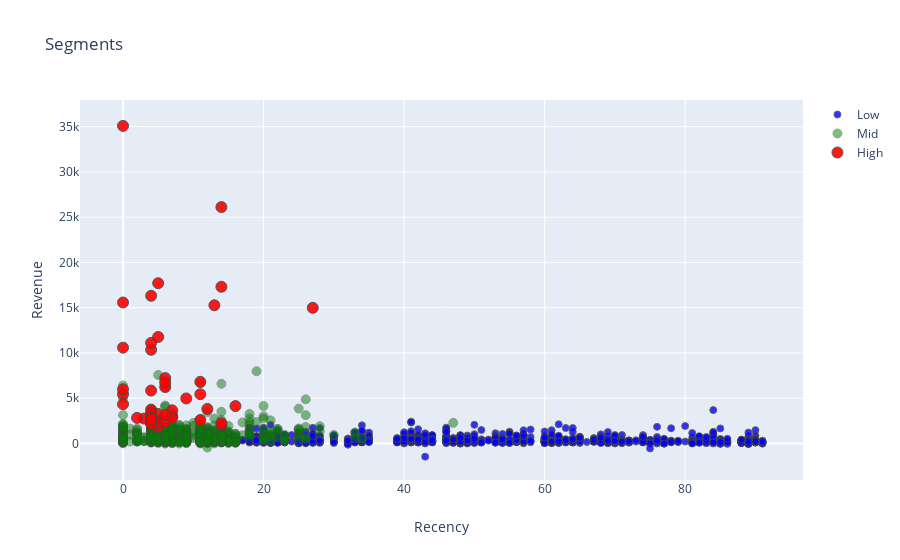

Write notebook code for a chart like this one.
### Code cell
tx_graph = tx_user.query("Revenue < 50000 and Frequency < 2000")

plot_data = [
    go.Scatter(
        x=tx_graph.query("Segment == 'Low-Value'")['Recency'],
        y=tx_graph.query("Segment == 'Low-Value'")['Revenue'],
        mode='markers',
        name='Low',
        marker= dict(size= 7,
            line= dict(width=1),
            color= 'blue',
            opacity= 0.8
           )
    ),
        go.Scatter(
        x=tx_graph.query("Segment == 'Mid-Value'")['Recency'],
        y=tx_graph.query("Segment == 'Mid-Value'")['Revenue'],
        mode='markers',
        name='Mid',
        marker= dict(size= 9,
            line= dict(width=1),
            color= 'green',
            opacity= 0.5
           )
    ),
        go.Scatter(
        x=tx_graph.query("Segment == 'High-Value'")['Recency'],
        y=tx_graph.query("Segment == 'High-Value'")['Revenue'],
        mode='markers',
        name='High',
        marker= dict(size= 11,
            line= dict(width=1),
            color= 'red',
            opacity= 0.9
           )
    ),
]

plot_layout = go.Layout(
        yaxis= {'title': "Revenue"},
        xaxis= {'title': "Recency"},
        title='Segments'
    )
fig = go.Figure(data=plot_data, layout=plot_layout)
iplot(fig)

### Figure 1 — Plotly figure (JSON) as saved in the notebook; plotly's stock layout.template omitted (floating-point values rounded to 4 significant figures; data arrays with more than 128 entries replaced by an {"elided": "..."} marker saying what was removed)
{"data": [{"marker": {"color": "blue", "line": {"width": 1}, "opacity": 0.8, "size": 7}, "mode": "markers", "name": "Low", "type": "scatter", "x": {"elided": "1174 int values"}, "y": {"elided": "1174 float values"}}, {"marker": {"color": "green", "line": {"width": 1}, "opacity": 0.5, "size": 9}, "mode": "markers", "name": "Mid", "type": "scatter", "x": {"elided": "619 int values"}, "y": {"elided": "619 float values"}}, {"marker": {"color": "red", "line": {"width": 1}, "opacity": 0.9, "size": 11}, "mode": "markers", "name": "High", "type": "scatter", "x": [14, 5, 4, 4, 5, 5, 7, 4, 4, 12, 0, 3, 16, 11, 5, 11, 6, 7, 6, 6, 4, 4, 4, 4, 11, 14, 4, 7, 2, 6, 6, 0, 4, 9, 0, 14, 0, 0, 5, 4, 0, 4, 14, 13, 4, 5, 27], "y": [2034.0, 1791.0, 2963.0, 3729.0, 2507.0, 3252.0, 3019.0, 3027.0, 3403.0, 3813.0, 5435.0, 2740.0, 4119.0, 5434.0, 2215.0, 6809.0, 2389.0, 3655.0, 6224.0, 7213.0, 2825.0, 2273.0, 2132.0, 2833.0, 2579.0, 2227.0, 5838.0, 2834.0, 2819.0, 3149.0, 6742.0, 4337.0, 2695.0, 4966.0, 5985.0, 26110.0, 35090.0, 10580.0, 17700.0, 10350.0, 15570.0, 11110.0, 17310.0, 15260.0, 16310.0, 11760.0, 14980.0]}], "layout": {"title": {"text": "Segments"}, "xaxis": {"title": {"text": "Recency"}}, "yaxis": {"title": {"text": "Revenue"}}}}
